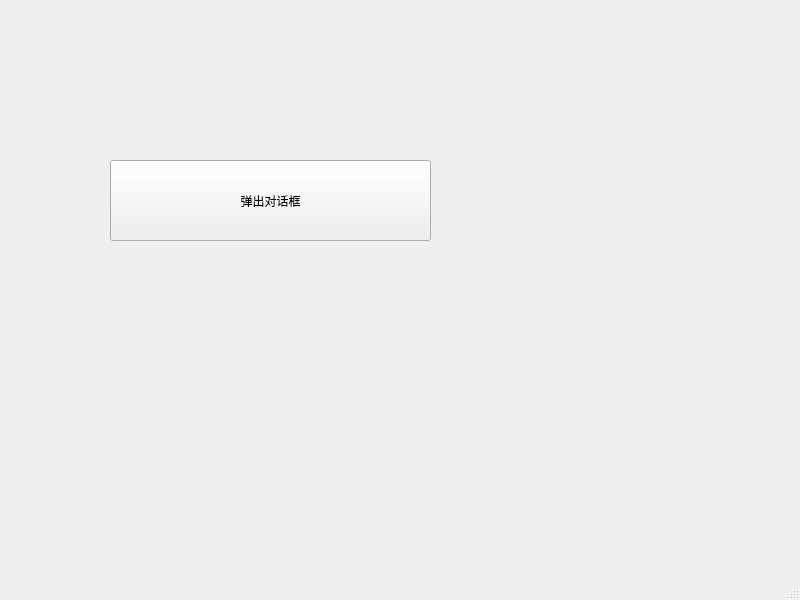
<?xml version="1.0" encoding="UTF-8"?>
<ui version="4.0">
 <class>MainWindow</class>
 <widget class="QMainWindow" name="MainWindow">
  <property name="geometry">
   <rect>
    <x>0</x>
    <y>0</y>
    <width>800</width>
    <height>600</height>
   </rect>
  </property>
  <property name="windowTitle">
   <string>MainWindow</string>
  </property>
  <widget class="QWidget" name="centralwidget">
   <widget class="QPushButton" name="pushButton">
    <property name="geometry">
     <rect>
      <x>110</x>
      <y>160</y>
      <width>321</width>
      <height>81</height>
     </rect>
    </property>
    <property name="text">
     <string>弹出对话框</string>
    </property>
   </widget>
  </widget>
  <widget class="QMenuBar" name="menubar">
   <property name="geometry">
    <rect>
     <x>0</x>
     <y>0</y>
     <width>800</width>
     <height>18</height>
    </rect>
   </property>
  </widget>
  <widget class="QStatusBar" name="statusbar"/>
 </widget>
 <resources/>
 <connections/>
</ui>
